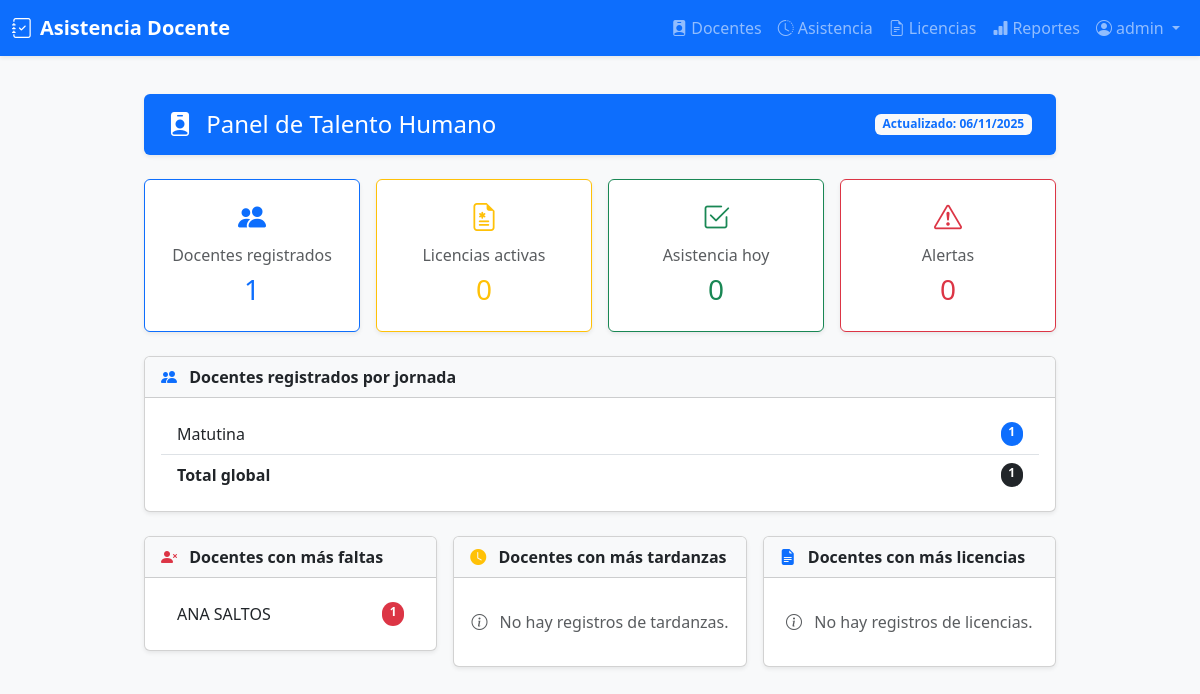
The page /dashboard/ (signed in) on the database its author committed.
### models/usuario.py (models this page shows, shortened)
class Usuario(UserMixin, db.Model):
    __tablename__ = 'usuarios'
    id = db.Column(db.Integer, primary_key=True)
    username = db.Column(db.String(50), unique=True, nullable=False)
    password_hash = db.Column(db.String(128), nullable=False)
    rol = db.Column(db.String(20), nullable=False)  # admin, talento_humano
    activo = db.Column(db.Boolean, default=True)
    fecha_creacion = db.Column(db.DateTime, default=db.func.current_timestamp())
    ultimo_acceso = db.Column(db.DateTime)
    def is_admin(self):
        return self.rol == 'admin'

### models/docente.py (models this page shows, shortened)
class Docente(db.Model):
    __tablename__ = 'docentes'
    id = db.Column(db.Integer, primary_key=True)
    nombre = db.Column(db.String(100), nullable=False, index=True)
    cedula = db.Column(db.String(10), unique=True, nullable=False, index=True)   # Nueva columna
    telefono = db.Column(db.String(15), nullable=False)                          # Nueva columna
    correo = db.Column(db.String(120), unique=True, nullable=False, index=True)  # Nueva columna
    jornada = db.Column(db.String(20), nullable=False, index=True)  # matutina o vespertina
    qr_code_path = db.Column(db.String(200))
    activo = db.Column(db.Boolean, default=True, index=True)
    tipo = db.Column(db.String(20), nullable=False, index=True)  # DOCENTE, ADMINISTRATIVO, CONSERJE, DECE
    fecha_creacion = db.Column(db.DateTime, default=db.func.current_timestamp())
    fecha_actualizacion = db.Column(
        db.DateTime,
        default=db.func.current_timestamp(),
        onupdate=db.func.current_timestamp()
    )
    asistencias = db.relationship('Asistencia', backref='docente', lazy=True, cascade='all, delete-orphan')
    licencias = db.relationship('Licencia', back_populates='docente', cascade='all, delete-orphan')
    __table_args__ = (
        db.Index('idx_docente_activo_tipo', 'activo', 'tipo'),
        db.Index('idx_docente_jornada_activo', 'jornada', 'activo'),
        db.Index('idx_docente_nombre', 'nombre'),
    )

### blueprints/dashboard/routes.py (the view)
@dashboard_bp.route('/', methods=['GET', 'POST'], endpoint='index')
@login_required
def dashboard_home():
    hoy = date.today()
    vencimiento_limite = hoy + timedelta(days=3)
    total_docentes = Docente.query.count()
    licencias_activas = Licencia.query.filter(
        Licencia.estado == 'aprobada',
        Licencia.fecha_inicio <= hoy,
        Licencia.fecha_fin >= hoy
    ).count()
    asistencia_hoy = Asistencia.query.filter(Asistencia.fecha == hoy).count()
    alertas = Licencia.query.filter(
        Licencia.estado == 'aprobada',
        Licencia.fecha_fin <= vencimiento_limite,
        Licencia.fecha_fin >= hoy
    ).count()
    metric_cards = [
        ('Docentes registrados', total_docentes),
        ('Licencias activas', licencias_activas),
        ('Asistencia hoy', asistencia_hoy),
        ('Alertas', alertas)
    ]
    estado_raw = db.session.query(
        Licencia.estado,
        func.count(Licencia.id)
    ).group_by(Licencia.estado).all()
    estado_chart = {
        'labels': [estado.capitalize() for estado, _ in estado_raw] if estado_raw else [],
        'values': [cantidad for _, cantidad in estado_raw] if estado_raw else []
    }
    ranking = db.session.query(
        Docente.nombre,
        func.count(Licencia.id)
    ).join(Licencia).group_by(Docente.id).order_by(func.count(Licencia.id).desc()).limit(5).all()
    ranking_tardanzas = db.session.query(
        Docente.nombre,
        func.count(Asistencia.id)
    ).join(Asistencia).filter(Asistencia.hora_entrada > time(7, 30))\
    .group_by(Docente.id).order_by(func.count(Asistencia.id).desc()).limit(5).all()
    dias_recientes = [hoy - timedelta(days=i) for i in range(5)]
    ranking_faltas = db.session.query(
        Docente.nombre,
        func.count().label('faltas')
    ).outerjoin(Asistencia, (Asistencia.docente_id == Docente.id) & (Asistencia.fecha.in_(dias_recientes)))\
    .filter(Asistencia.id == None)\
    .group_by(Docente.id).order_by(func.count().desc()).limit(5).all()
    jornadas_raw = db.session.query(
        Docente.jornada,
        func.count(Docente.id)
    ).group_by(Docente.jornada).all()
    total_docentes = sum(cantidad for _, cantidad in jornadas_raw)
    docentes_por_jornada = [
        (jornada.capitalize(), cantidad) for jornada, cantidad in jornadas_raw
    ]
    return render_template('dashboard/dashboard.html',
        metric_cards=metric_cards,
        estado_chart=estado_chart,
        ranking=ranking,
        ranking_tardanzas=ranking_tardanzas,
        ranking_faltas=ranking_faltas,
        docentes_por_jornada=docentes_por_jornada,
        total_docentes=total_docentes,
        hoy=hoy
    )

### templates/dashboard/dashboard.html
{% extends 'base.html' %}
{% block content %}
<div class="container py-4">
  <div class="bg-primary text-white rounded px-4 py-3 mb-4 shadow-sm d-flex justify-content-between align-items-center">
    <h4 class="mb-0"><i class="bi bi-person-badge-fill me-2"></i> Panel de Talento Humano</h4>
    <span class="badge bg-light text-primary">Actualizado: {{ hoy.strftime('%d/%m/%Y') }}</span>
  </div>
  {% set card_styles = [
    ('bi-people-fill', 'primary'),
    ('bi-file-earmark-medical', 'warning'),
    ('bi-check2-square', 'success'),
    ('bi-exclamation-triangle', 'danger')
  ] %}
  <div class="row g-3 mb-4">
    {% for label, value in metric_cards %}
      {% set icon, color = card_styles[loop.index0] %}
      <div class="col-md-3">
        <div class="card text-center border-{{ color }} shadow-sm">
          <div class="card-body">
            <div class="mb-2 text-{{ color }}">
              <i class="bi {{ icon }} fs-3"></i>
            </div>
            <h6 class="text-muted">{{ label }}</h6>
            <h3 class="text-{{ color }}">{{ value }}</h3>
          </div>
        </div>
      </div>
    {% endfor %}
  </div>
  <div class="card mb-4 shadow-sm">
    <div class="card-header bg-light">
      <strong><i class="bi bi-people-fill me-2 text-primary"></i> Docentes registrados por jornada</strong>
    </div>
    <div class="card-body">
      <ul class="list-group list-group-flush">
        {% for jornada, cantidad in docentes_por_jornada %}
          <li class="list-group-item d-flex justify-content-between">
            <span>{{ jornada }}</span>
            <span class="badge bg-primary rounded-pill">{{ cantidad }}</span>
          </li>
        {% endfor %}
        <li class="list-group-item d-flex justify-content-between fw-bold">
          <span>Total global</span>
          <span class="badge bg-dark rounded-pill">{{ total_docentes }}</span>
        </li>
      </ul>
    </div>
  </div>
  <div class="row g-3">
    <div class="col-md-4">
      <div class="card shadow-sm">
        <div class="card-header bg-light"><strong><i class="bi bi-person-x-fill me-2 text-danger"></i> Docentes con más faltas</strong></div>
        <div class="card-body">
          {% if ranking_faltas %}
            <ul class="list-group list-group-flush">
              {% for nombre, cantidad in ranking_faltas %}
                <li class="list-group-item d-flex justify-content-between">
                  <span>{{ nombre }}</span>
                  <span class="badge bg-danger rounded-pill">{{ cantidad }}</span>
                </li>
              {% endfor %}
            </ul>
          {% else %}
            <div class="text-muted text-center py-3">
              <i class="bi bi-info-circle me-2"></i> No hay datos de faltas recientes.
            </div>
          {% endif %}
        </div>
      </div>
    </div>
    <div class="col-md-4">
      <div class="card shadow-sm">
        <div class="card-header bg-light"><strong><i class="bi bi-clock-fill me-2 text-warning"></i> Docentes con más tardanzas</strong></div>
        <div class="card-body">
          {% if ranking_tardanzas %}
            <ul class="list-group list-group-flush">
              {% for nombre, cantidad in ranking_tardanzas %}
                <li class="list-group-item d-flex justify-content-between">
                  <span>{{ nombre }}</span>
                  <span class="badge bg-warning rounded-pill">{{ cantidad }}</span>
                </li>
              {% endfor %}
            </ul>
          {% else %}
            <div class="text-muted text-center py-3">
              <i class="bi bi-info-circle me-2"></i> No hay registros de tardanzas.
            </div>
          {% endif %}
        </div>
      </div>
    </div>
    <div class="col-md-4">
      <div class="card shadow-sm">
        <div class="card-header bg-light"><strong><i class="bi bi-file-earmark-text-fill me-2 text-primary"></i> Docentes con más licencias</strong></div>
        <div class="card-body">
          {% if ranking %}
            <ul class="list-group list-group-flush">
              {% for nombre, cantidad in ranking %}
                <li class="list-group-item d-flex justify-content-between">
                  <span>{{ nombre }}</span>
                  <span class="badge bg-primary rounded-pill">{{ cantidad }}</span>
                </li>
              {% endfor %}
            </ul>
          {% else %}
            <div class="text-muted text-center py-3">
              <i class="bi bi-info-circle me-2"></i> No hay registros de licencias.
            </div>
          {% endif %}
        </div>
      </div>
    </div>
  </div>
</div>
{% endblock %}

### templates/base.html (shortened to what this page needs)
<!DOCTYPE html>
<html lang="es">
<head>
  <link href="https://cdn.jsdelivr.net/npm/bootstrap@5.3.2/dist/css/bootstrap.min.css" rel="stylesheet">
  <link href="https://cdn.jsdelivr.net/npm/bootstrap-icons@1.10.5/font/bootstrap-icons.css" rel="stylesheet">
  <link href="https://cdn.jsdelivr.net/npm/select2@4.1.0-rc.0/dist/css/select2.min.css" rel="stylesheet" />
</head>
<body>
  <nav class="navbar navbar-expand-lg navbar-dark bg-primary fixed-top shadow-sm">
    <div class="container-fluid">
      <a class="navbar-brand" href="{{ url_for('dashboard.index') }}">
        <i class="bi bi-journal-check me-2"></i>Asistencia Docente
      </a>
      <div class="collapse navbar-collapse" id="navbarNav">
        <ul class="navbar-nav ms-auto">
          {% if current_user.is_authenticated %}
            <li class="nav-item"><a class="nav-link" href="{{ url_for('docentes.index') }}"><i class="bi bi-person-badge-fill me-1"></i>Docentes</a></li>
            <li class="nav-item"><a class="nav-link" href="{{ url_for('asistencia.reportes') }}"><i class="bi bi-clock-history me-1"></i>Asistencia</a></li>
            <li class="nav-item"><a class="nav-link" href="{{ url_for('licencias.index') }}"><i class="bi bi-file-earmark-text me-1"></i>Licencias</a></li>
            <li class="nav-item"><a class="nav-link" href="{{ url_for('reportes.reporte_incumplimientos') }}"><i class="bi bi-bar-chart-fill me-1"></i>Reportes</a></li>
            <li class="nav-item dropdown">
              <a class="nav-link dropdown-toggle" href="#" id="navbarDropdown" role="button"
                 data-bs-toggle="dropdown" aria-expanded="false">
                <i class="bi bi-person-circle me-1"></i>{{ current_user.username }}
              </a>
            </li>
          {% else %}
            <li class="nav-item"><a class="nav-link" href="{{ url_for('auth.login') }}"><i class="bi bi-box-arrow-in-right me-1"></i>Iniciar Sesión</a></li>
          {% endif %}
        </ul>
      </div>
    </div>
  </nav>
  <div class="container">
    {% block content %}{% endblock %}
  </div>
</body>
</html>

### templates/base.html (style rules this page uses)
body { padding-top: 70px; background-color: #f8f9fa; }
.container { max-width: 960px; }
.navbar-brand { font-weight: 600; }
.nav-link { font-weight: 500; }

### rows shown on the page
Usuario: username "admin"
Docente: jornada "Matutina", cantidad "1", nombre "ANA SALTOS"

### other values the page prints
{{ label }} "Docentes registrados" "Licencias activas" "Asistencia hoy" "Alertas"
{{ value }} "1" "0" "0" "0"
{{ total_docentes }} "1"
